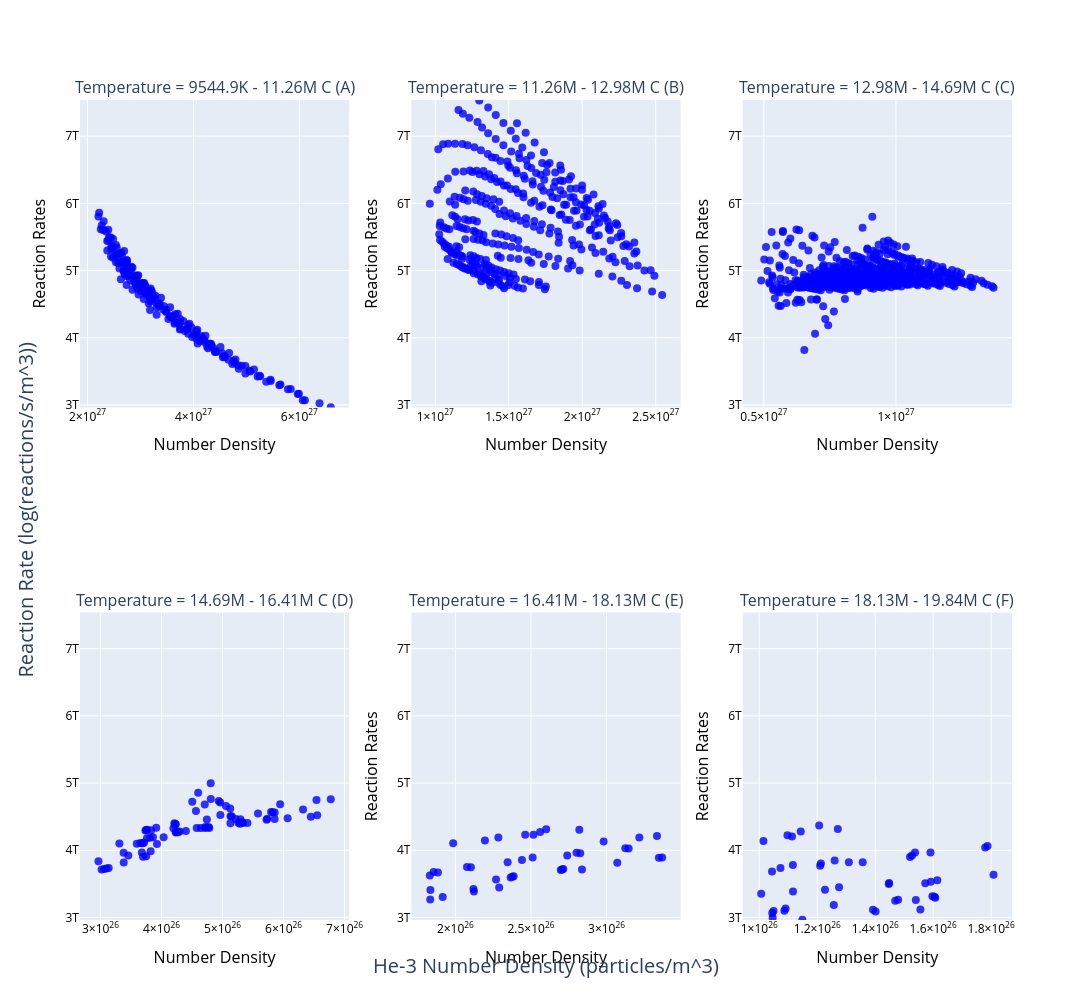

The notebook cell saved with this chart:
### Code cell
from plotly.subplots import make_subplots
import math
import plotly.graph_objects as go
import plotly.io as pio
import plotly.offline as pyo

x = data['he3_number_density']
temp = data['core_temperature']
y = (data['reaction_rates_per_unit_volume'])

count = 6
temp_range = np.linspace(temp.min(), temp.max(), count + 1)

frames = []


def format_title(value):
    # Get place value
    place_value = int(np.log10(value))
    if 4 <= place_value <= 6:
        return f'{round(value, -2) / 1000}K'
    elif 7 <= place_value <= 9:
        return f'{round(value, -4) / 10 ** 6}M'
    else:
        return f'{value:.1e}'


subplot_titles = [

]

letters = 'ABCDEFGHIJKLMNOPQRSTUVWXYZ'

_last = temp.min()
idx = 0
for _temp in temp_range:
    if _temp == _last:
        continue
    subplot_titles.append(f'Temperature = {format_title(_last)} - {format_title(_temp)} C ({letters[idx]})')
    _last = _temp
    idx += 1

cols = 3
fig = make_subplots(rows=math.ceil((len(temp_range) - 1) / cols), cols=cols, subplot_titles=subplot_titles,
                    x_title='He-3 Number Density (particles/m^3)', y_title='Reaction Rate (log(reactions/s/m^3))')

def update(a):
    if a.text =='He-3 Number Density (particles/m^3)' or a.text == 'Reaction Rate (log(reactions/s/m^3))':
        a.font.size = 20

fig.for_each_annotation(update)

last = temp.min()
row = 1
col = 1
for temp_value in temp_range:
    if temp_value == last:
        continue
    frame_df = data.copy()
    if temp_value == temp.max():
        frame_df = frame_df[frame_df['core_temperature'] <= temp_value]
    else:
        frame_df = frame_df[frame_df['core_temperature'] < temp_value]
    frame_df = frame_df[frame_df['core_temperature'] >= last]
    last = temp_value
    _x = frame_df['he3_number_density']
    _y = (frame_df['reaction_rates_per_unit_volume'])
    _temp = frame_df['core_temperature']
    fig.add_trace(go.Scatter(
        x=_x,
        y=_y,
        mode='markers',
        marker=dict(
            size=8,
            color='Blue',
            opacity=0.8,
            # colorbar=dict(title='Temperature (C)', len=0.8, thickness=20),
            # showscale=True,
            # coloraxis='coloraxis',
        ),
    ), row=row, col=col)

    col += 1
    if col > cols:
        col = 1
        row += 1

fig.update_layout(
    width=1600,
    height=1000,
    # coloraxis=dict(colorscale='BlueRed', colorbar=dict(title='Temperature (C)', len=0.8, thickness=20)),
    showlegend=False,
)

min_y = y.min() * 0.999
max_y = y.max() * 1.001

min_x = x.min() * 0.85
max_x = x.max() * 1.02

for i in range(len(temp_range)):
    param_name = f'yaxis{i + 1}'
    param_name_x = f'xaxis{i + 1}'
    if i == 0:
        param_name = 'yaxis'
        fig.update_layout(yaxis=dict(range=[min_y, max_y], title='Reaction Rates', color='black', titlefont=dict(size=16, color='black')), xaxis=dict(title='Number Density', color='black', titlefont=dict(size=16, color='black')))
    elif i == 3:
        fig.update_layout({
            param_name: dict(range=[min_y, max_y], color='black'),
            param_name_x: dict(title='Number Density', color='black', titlefont=dict(size=16, color='black'))
        })
    elif i == 7:
        fig.update_layout({
            param_name: dict(range=[min_y, max_y], title='Reaction Rates', color='black', titlefont=dict(size=16, color='black')),
            param_name_x: dict(color='black')
        })
    else:
        fig.update_layout({
            param_name: dict(range=[min_y, max_y], title='Reaction Rates', color='black', titlefont=dict(size=16, color='black')),
            param_name_x: dict(title='Number Density', color='black', titlefont=dict(size=16, color='black'))
        })

# Show the plot inline in Jupyter
pyo.iplot(fig)

### Figure 1 — Plotly figure (JSON) as saved in the notebook; plotly's stock layout.template omitted (floating-point values rounded to 4 significant figures; data arrays with more than 128 entries replaced by an {"elided": "..."} marker saying what was removed)
{"data": [{"marker": {"color": "Blue", "opacity": 0.8, "size": 8}, "mode": "markers", "x": {"elided": "189 float values"}, "xaxis": "x", "y": {"elided": "189 float values"}, "yaxis": "y", "type": "scatter"}, {"marker": {"color": "Blue", "opacity": 0.8, "size": 8}, "mode": "markers", "x": {"elided": "356 float values"}, "xaxis": "x2", "y": {"elided": "356 float values"}, "yaxis": "y2", "type": "scatter"}, {"marker": {"color": "Blue", "opacity": 0.8, "size": 8}, "mode": "markers", "x": {"elided": "590 float values"}, "xaxis": "x3", "y": {"elided": "590 float values"}, "yaxis": "y3", "type": "scatter"}, {"marker": {"color": "Blue", "opacity": 0.8, "size": 8}, "mode": "markers", "x": [5.855e+26, 6.319e+26, 3.914e+26, 3.762e+26, 3.751e+26, 3.738e+26, 6.774e+26, 6.54e+26, 5.944e+26, 5.82e+26, 5.796e+26, 5.581e+26, 5.15e+26, 5.131e+26, 4.744e+26, 4.235e+26, 4.224e+26, 6.447e+26, 6.552e+26, 4.4e+26, 4.234e+26, 4.297e+26, 4.244e+26, 3.861e+26, 3.812e+26, 3.761e+26, 6.066e+26, 5.853e+26, 5.287e+26, 5.734e+26, 5.323e+26, 5.13e+26, 4.772e+26, 4.719e+26, 3.823e+26, 3.679e+26, 4.646e+26, 4.578e+26, 4.036e+26, 3.69e+26, 3.715e+26, 3.656e+26, 3.596e+26, 5.721e+26, 5.408e+26, 5.335e+26, 5.26e+26, 4.783e+26, 4.716e+26, 3.698e+26, 3.749e+26, 4.965e+26, 5.127e+26, 3.38e+26, 5.056e+26, 4.196e+26, 4.962e+26, 4.211e+26, 4.938e+26, 4.565e+26, 2.968e+26, 4.808e+26, 4.709e+26, 3.83e+26, 4.807e+26, 4.601e+26, 4.505e+26, 3.31e+26, 3.382e+26, 3.135e+26, 3.099e+26, 5.294e+26, 3.06e+26, 5.218e+26, 3.019e+26, 3.926e+26, 3.457e+26, 4.273e+26], "xaxis": "x4", "y": [4563000000000.0, 4605000000000.0, 4335000000000.0, 4306000000000.0, 4302000000000.0, 4295000000000.0, 4759000000000.0, 4748000000000.0, 4685000000000.0, 4565000000000.0, 4568000000000.0, 4548000000000.0, 4506000000000.0, 4507000000000.0, 4460000000000.0, 4388000000000.0, 4386000000000.0, 4499000000000.0, 4521000000000.0, 4285000000000.0, 4266000000000.0, 4278000000000.0, 4275000000000.0, 4193000000000.0, 4185000000000.0, 4178000000000.0, 4477000000000.0, 4463000000000.0, 4395000000000.0, 4470000000000.0, 4418000000000.0, 4403000000000.0, 4348000000000.0, 4345000000000.0, 3986000000000.0, 3965000000000.0, 4333000000000.0, 4331000000000.0, 4192000000000.0, 4106000000000.0, 4112000000000.0, 4107000000000.0, 4098000000000.0, 4454000000000.0, 4406000000000.0, 4407000000000.0, 4408000000000.0, 4333000000000.0, 4333000000000.0, 3902000000000.0, 3912000000000.0, 4525000000000.0, 4622000000000.0, 3963000000000.0, 4660000000000.0, 4326000000000.0, 4710000000000.0, 4402000000000.0, 4734000000000.0, 4583000000000.0, 3837000000000.0, 4762000000000.0, 4681000000000.0, 4298000000000.0, 4998000000000.0, 4857000000000.0, 4723000000000.0, 4099000000000.0, 3817000000000.0, 3737000000000.0, 3729000000000.0, 4461000000000.0, 3722000000000.0, 4465000000000.0, 3715000000000.0, 4093000000000.0, 3924000000000.0, 4267000000000.0], "yaxis": "y4", "type": "scatter"}, {"marker": {"color": "Blue", "opacity": 0.8, "size": 8}, "mode": "markers", "x": [2.601e+26, 2.82e+26, 3.217e+26, 3.334e+26, 2.981e+26, 2.561e+26, 2.462e+26, 2.517e+26, 2.284e+26, 2.195e+26, 1.985e+26, 3.124e+26, 3.146e+26, 1.856e+26, 1.884e+26, 1.831e+26, 2.801e+26, 2.826e+26, 2.511e+26, 2.74e+26, 2.44e+26, 2.345e+26, 2.077e+26, 2.103e+26, 2.366e+26, 2.269e+26, 1.835e+26, 3.368e+26, 3.347e+26, 3.071e+26, 2.714e+26, 2.706e+26, 2.697e+26, 2.385e+26, 2.377e+26, 2.837e+26, 2.122e+26, 2.12e+26, 1.916e+26, 1.833e+26, 2.29e+26], "xaxis": "x5", "y": [4313000000000.0, 4307000000000.0, 4190000000000.0, 4210000000000.0, 4129000000000.0, 4270000000000.0, 4230000000000.0, 4229000000000.0, 4188000000000.0, 4147000000000.0, 4105000000000.0, 4031000000000.0, 4028000000000.0, 3676000000000.0, 3670000000000.0, 3626000000000.0, 3963000000000.0, 3957000000000.0, 3892000000000.0, 3923000000000.0, 3855000000000.0, 3821000000000.0, 3750000000000.0, 3747000000000.0, 3595000000000.0, 3564000000000.0, 3407000000000.0, 3892000000000.0, 3888000000000.0, 3813000000000.0, 3721000000000.0, 3715000000000.0, 3706000000000.0, 3613000000000.0, 3604000000000.0, 3713000000000.0, 3385000000000.0, 3422000000000.0, 3305000000000.0, 3268000000000.0, 3444000000000.0], "yaxis": "y5", "type": "scatter"}, {"marker": {"color": "Blue", "opacity": 0.8, "size": 8}, "mode": "markers", "x": [1.207e+26, 1.271e+26, 1.538e+26, 1.591e+26, 1.527e+26, 1.52e+26, 1.309e+26, 1.357e+26, 1.21e+26, 1.143e+26, 1.097e+26, 1.113e+26, 1.015e+26, 1.788e+26, 1.779e+26, 1.26e+26, 1.213e+26, 1.808e+26, 1.614e+26, 1.592e+26, 1.573e+26, 1.116e+26, 1.073e+26, 1.044e+26, 1.448e+26, 1.447e+26, 1.597e+26, 1.605e+26, 1.607e+26, 1.54e+26, 1.276e+26, 1.227e+26, 1.117e+26, 1.007e+26, 1.479e+26, 1.469e+26, 1.046e+26, 1.402e+26, 1.149e+26, 1.556e+26, 1.257e+26, 1.091e+26, 1.05e+26, 1.087e+26, 1.045e+26, 1.392e+26], "xaxis": "x6", "y": [4367000000000.0, 4315000000000.0, 3966000000000.0, 3968000000000.0, 3922000000000.0, 3899000000000.0, 3822000000000.0, 3823000000000.0, 3770000000000.0, 4278000000000.0, 4224000000000.0, 4205000000000.0, 4139000000000.0, 4062000000000.0, 4040000000000.0, 3847000000000.0, 3804000000000.0, 3634000000000.0, 3554000000000.0, 3531000000000.0, 3508000000000.0, 3782000000000.0, 3737000000000.0, 3684000000000.0, 3514000000000.0, 3499000000000.0, 3317000000000.0, 3307000000000.0, 3294000000000.0, 3258000000000.0, 3451000000000.0, 3413000000000.0, 3387000000000.0, 3354000000000.0, 3265000000000.0, 3249000000000.0, 2996000000000.0, 3087000000000.0, 2965000000000.0, 3120000000000.0, 3186000000000.0, 3133000000000.0, 3097000000000.0, 3100000000000.0, 3065000000000.0, 3116000000000.0], "yaxis": "y6", "type": "scatter"}], "layout": {"annotations": [{"font": {"size": 16}, "showarrow": false, "text": "Temperature = 9544.9K - 11.26M C (A)", "x": 0.1444, "xanchor": "center", "xref": "paper", "y": 1.0, "yanchor": "bottom", "yref": "paper"}, {"font": {"size": 16}, "showarrow": false, "text": "Temperature = 11.26M - 12.98M C (B)", "x": 0.5, "xanchor": "center", "xref": "paper", "y": 1.0, "yanchor": "bottom", "yref": "paper"}, {"font": {"size": 16}, "showarrow": false, "text": "Temperature = 12.98M - 14.69M C (C)", "x": 0.8556, "xanchor": "center", "xref": "paper", "y": 1.0, "yanchor": "bottom", "yref": "paper"}, {"font": {"size": 16}, "showarrow": false, "text": "Temperature = 14.69M - 16.41M C (D)", "x": 0.1444, "xanchor": "center", "xref": "paper", "y": 0.375, "yanchor": "bottom", "yref": "paper"}, {"font": {"size": 16}, "showarrow": false, "text": "Temperature = 16.41M - 18.13M C (E)", "x": 0.5, "xanchor": "center", "xref": "paper", "y": 0.375, "yanchor": "bottom", "yref": "paper"}, {"font": {"size": 16}, "showarrow": false, "text": "Temperature = 18.13M - 19.84M C (F)", "x": 0.8556, "xanchor": "center", "xref": "paper", "y": 0.375, "yanchor": "bottom", "yref": "paper"}, {"font": {"size": 20}, "showarrow": false, "text": "He-3 Number Density (particles/m^3)", "x": 0.5, "xanchor": "center", "xref": "paper", "y": 0, "yanchor": "top", "yref": "paper", "yshift": -30}, {"font": {"size": 20}, "showarrow": false, "text": "Reaction Rate (log(reactions/s/m^3))", "textangle": -90, "x": 0, "xanchor": "right", "xref": "paper", "xshift": -40, "y": 0.5, "yanchor": "middle", "yref": "paper"}], "height": 1000, "showlegend": false, "width": 1600, "xaxis": {"anchor": "y", "color": "black", "domain": [0.0, 0.2889], "title": {"font": {"color": "black", "size": 16}, "text": "Number Density"}}, "yaxis": {"anchor": "x", "color": "black", "domain": [0.625, 1.0], "range": [2962000000000.0, 7539000000000.0], "title": {"font": {"color": "black", "size": 16}, "text": "Reaction Rates"}}, "xaxis2": {"anchor": "y2", "color": "black", "domain": [0.3556, 0.6444], "title": {"font": {"color": "black", "size": 16}, "text": "Number Density"}}, "yaxis2": {"anchor": "x2", "color": "black", "domain": [0.625, 1.0], "range": [2962000000000.0, 7539000000000.0], "title": {"font": {"color": "black", "size": 16}, "text": "Reaction Rates"}}, "xaxis3": {"anchor": "y3", "color": "black", "domain": [0.7111, 1.0], "title": {"font": {"color": "black", "size": 16}, "text": "Number Density"}}, "yaxis3": {"anchor": "x3", "color": "black", "domain": [0.625, 1.0], "range": [2962000000000.0, 7539000000000.0], "title": {"font": {"color": "black", "size": 16}, "text": "Reaction Rates"}}, "xaxis4": {"anchor": "y4", "color": "black", "domain": [0.0, 0.2889], "title": {"font": {"color": "black", "size": 16}, "text": "Number Density"}}, "yaxis4": {"anchor": "x4", "color": "black", "domain": [0.0, 0.375], "range": [2962000000000.0, 7539000000000.0]}, "xaxis5": {"anchor": "y5", "color": "black", "domain": [0.3556, 0.6444], "title": {"font": {"color": "black", "size": 16}, "text": "Number Density"}}, "yaxis5": {"anchor": "x5", "color": "black", "domain": [0.0, 0.375], "range": [2962000000000.0, 7539000000000.0], "title": {"font": {"color": "black", "size": 16}, "text": "Reaction Rates"}}, "xaxis6": {"anchor": "y6", "color": "black", "domain": [0.7111, 1.0], "title": {"font": {"color": "black", "size": 16}, "text": "Number Density"}}, "yaxis6": {"anchor": "x6", "color": "black", "domain": [0.0, 0.375], "range": [2962000000000.0, 7539000000000.0], "title": {"font": {"color": "black", "size": 16}, "text": "Reaction Rates"}}, "yaxis7": {"color": "black", "range": [2962000000000.0, 7539000000000.0], "title": {"font": {"color": "black", "size": 16}, "text": "Reaction Rates"}}, "xaxis7": {"color": "black", "title": {"font": {"color": "black", "size": 16}, "text": "Number Density"}}}}
